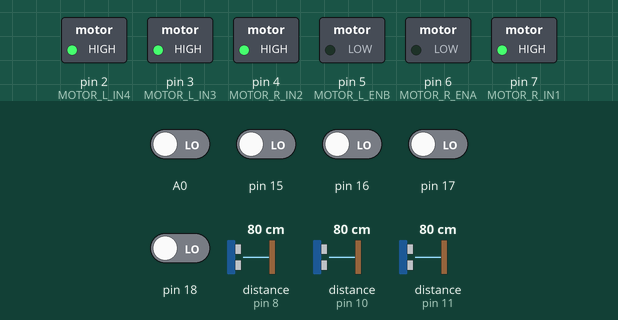
This sketch was run on a simulated Arduino Uno, built with avr-gcc and run on an emulated ATmega328P. On the bench: switched loads named in the sketch (green lamp = pin HIGH). Dashed ring = blinking. The test bench sets the inputs (shaded band); at power-on: A0, pin 15–18 LOW, distance to the obstacle (sensors on pin 11, pin 8, pin 10) 80 cm. The echo pulse lasts 58.3 µs per cm; what the sketch prints to the serial monitor is not drawn.

Above: at 1.2 s.
1.3 s: distance to the obstacle (sensor on pin 11) set to 64 cm
2.8 s: distance to the obstacle (sensor on pin 11) set to 53 cm
At 4.0 s:
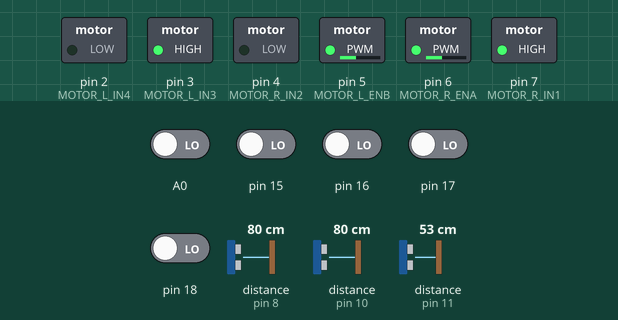
4.3 s: distance to the obstacle (sensor on pin 8) set to 53 cm
5.8 s: distance to the obstacle (sensor on pin 8) set to 44 cm
At 7.0 s:
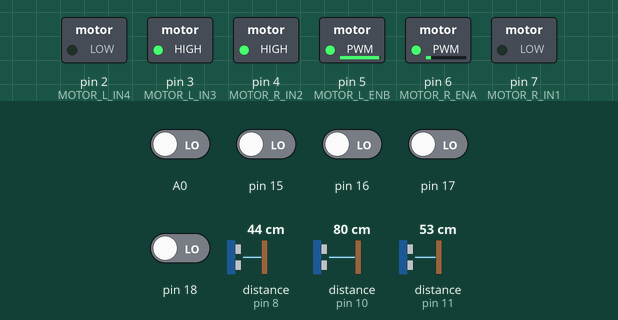
7.3 s: A0 driven HIGH
At 8.5 s:
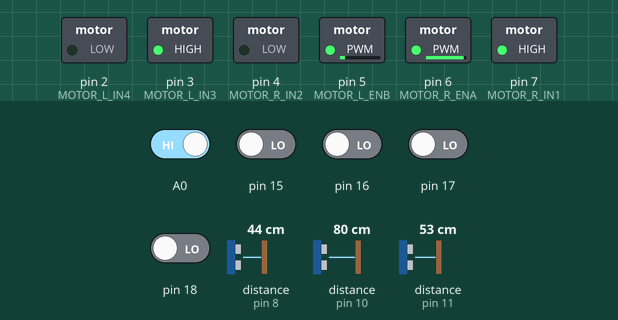
9.1 s: distance to the obstacle (sensor on pin 8) set to 22 cm
10.6 s: distance to the obstacle (sensor on pin 8) set to 18 cm
At 11.7 s:
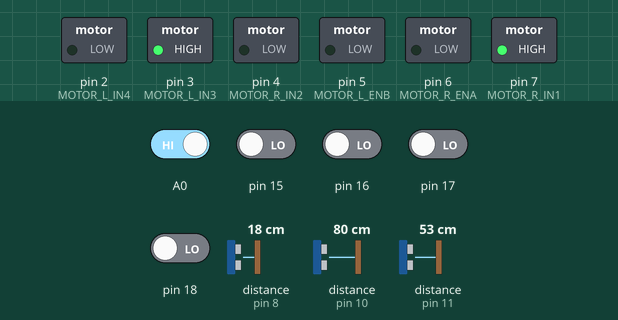
Timing chart, 0 to 13.1 s (numbered marks = the images above; inputs shaded):
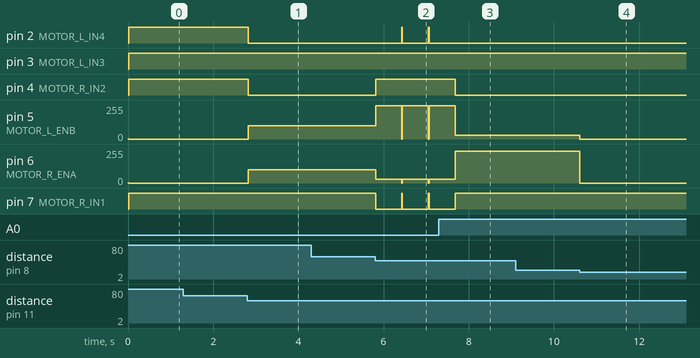

Measured:
- the behaviour switches between 59 and 58 cm on distance to the obstacle (sensor on pin 11) (found by bisection; images 0 and 1)
- the behaviour switches between 50 and 49 cm on distance to the obstacle (sensor on pin 8) (found by bisection; images 1 and 2)
- the behaviour switches between 20 and 19 cm on distance to the obstacle (sensor on pin 8) (found by bisection; images 3 and 4)
- after the input at 2.8 s, pin 2 (MOTOR_L_IN4), pin 4 (MOTOR_R_IN2): HIGH → LOW at once; pin 5 (MOTOR_L_ENB), pin 6 (MOTOR_R_ENA): 0/255 → 100/255 at once
- after the input at 5.8 s, pin 2 (MOTOR_L_IN4): alternates HIGH for 0.01 s and LOW for 0.61 s, starting after 0.63 s; pin 4 (MOTOR_R_IN2): LOW → HIGH at once; pin 5 (MOTOR_L_ENB): 100/255 → 250/255 at once; pin 6 (MOTOR_R_ENA): 100/255 → 30/255 at once; pin 7 (MOTOR_R_IN1): alternates HIGH for 0.01 s and LOW for 0.61 s, starting at once
- after the input at 7.3 s, pin 2 (MOTOR_L_IN4): stops changing and stays LOW; pin 4 (MOTOR_R_IN2): HIGH → LOW after 0.38 s; pin 7 (MOTOR_R_IN1): goes on until 7.7 s, then stays HIGH
- after the input at 10.6 s, pin 5 (MOTOR_L_ENB): 30/255 → 0/255 at once; pin 6 (MOTOR_R_ENA): 240/255 → 0/255 at once

The sketch:

line.track.1.ino
```cpp
#include <NewPing.h>
#define SONAR_NUM 3
#define MAX_DISTANCE 200

#define F_sonsr 8
#define R_sonsr 10
#define L_sonsr 11

#define MOTOR_R_IN1 7 //오른쪽 모터핀7
#define MOTOR_R_IN2 4 //오른쪽 모터핀4
#define MOTOR_R_ENA 6

#define MOTOR_L_IN3 3 //왼쪽 모터핀 3
#define MOTOR_L_IN4 2 //왼쪽 모터핀 2
#define MOTOR_L_ENB 5

 float R_sonar_Distance = 0.0;
float R_sonar_Distance_old = 0.0;
float R_sonar_Error = 0.0;

float L_sonar_Distance = 0.0;
float L_sonar_Distance_old = 0.0;
float L_sonar_Error = 0.0;

float F_sonar_Distance = 0.0;
float F_sonar_Distance_old = 0.0;
float F_sonar_Error = 0.0;

int speedmax = 100;

int WALL = 49;
int angle = 90;

int Speed = 50;//모터속도

int val = 0;
int Front_Distance = 0;

 NewPing sonar[SONAR_NUM] = {
NewPing(8, 8, MAX_DISTANCE),
NewPing(10, 10, MAX_DISTANCE),
NewPing(11, 11, MAX_DISTANCE)
};

void read_sonar_sensor(void) //초음파 센서 값을 읽는 함수
{
   R_sonar_Distance = sonar[1].ping_cm()*10.; //각자에 맞도록 센서 번호 설정
   L_sonar_Distance = sonar[2].ping_cm()*10.;
   F_sonar_Distance = sonar[0].ping_cm()*10.;
   if( R_sonar_Distance == 0) R_sonar_Distance = MAX_DISTANCE * 10.0;
   if( L_sonar_Distance == 0) L_sonar_Distance = MAX_DISTANCE * 10.0;
   if( F_sonar_Distance == 0) F_sonar_Distance = MAX_DISTANCE * 10.0;
}

int line_sensor[5]={0,0,0,0,0}; //배열을 선언

int read_line_sensor()
{
  int i; //i라는 정수변수를 선언
  int sum=0;
  int line_index=0;
  for(i=0;i<5;i++)
{
  line_sensor[i] = digitalRead(A0+i);
  sum += line_sensor[i];
  Serial.print(line_sensor[i]);
  Serial.print("  ");
}
  Serial.println("");
 //line_sensor[0] line_sensor[1] line_sensor[2] line_sensor[3] line_sensor[4]
 //     -4            -3             -2          -1   0  1  2    3  4

 if(sum==0) line_index = -10;
 if(sum==1)
{
  if( line_sensor[0]==1) line_index = -4;
  if( line_sensor[1]==1) line_index = -2;
  if( line_sensor[2]==1) line_index = 0;
  if( line_sensor[3]==1) line_index = 2;
  if( line_sensor[4]==1) line_index = 4;
}
 if(sum==2)
{
  if( (line_sensor[0]==1) && (line_sensor[1]==1) ) line_index = -3;
  if( (line_sensor[1]==1) && (line_sensor[2]==1) ) line_index = -1;
  if( (line_sensor[2]==1) && (line_sensor[3]==1) ) line_index = 1;
  if( (line_sensor[3]==1) && (line_sensor[4]==1) ) line_index = 3;
 }
Serial.print(line_index);
Serial.println("");

return line_index;
} //라인 센서 구동함수


void motor_control(int dir_l, int speed_l, int dir_r, int speed_r)
{
  if(dir_l==1) //전진
  {
    digitalWrite(MOTOR_L_IN3, HIGH);
    digitalWrite(MOTOR_L_IN4, LOW);
    analogWrite(MOTOR_L_ENB, speed_l);
  }
  else if(dir_l==-1) //후진
  {
    digitalWrite(MOTOR_L_IN3, LOW);
    digitalWrite(MOTOR_L_IN4, HIGH);
    analogWrite(MOTOR_L_ENB, speed_l);
  }
   else
   {
    digitalWrite(MOTOR_L_IN3, HIGH);
    digitalWrite(MOTOR_L_IN4, HIGH);
    analogWrite(MOTOR_L_ENB, 0);
   }
   if(dir_r==1) //전진
   {
    digitalWrite(MOTOR_R_IN1, HIGH);
    digitalWrite(MOTOR_R_IN2, LOW);
    analogWrite(MOTOR_R_ENA, speed_r);
   }
   else if(dir_r==-1) //후진
   {
    digitalWrite(MOTOR_R_IN1, LOW);
    digitalWrite(MOTOR_R_IN2, HIGH);
    analogWrite(MOTOR_R_ENA, speed_r);
   }
   else
   {
    digitalWrite(MOTOR_R_IN1, HIGH);
    digitalWrite(MOTOR_R_IN2, HIGH);
    analogWrite(MOTOR_R_ENA, 0);
   }

  }

int line_following(){

int index;
index =  read_line_sensor();
switch(index)
  {
    case -10 :   //정지
            motor_control(0,0,0,0);
            Serial.println("[-10]");
            break;
    case 0 :     //전진
             motor_control(1,speedmax,1,speedmax);
             Serial.println("[0]");
             break;
    case 1 :     //우회전
            motor_control(1,speedmax*1.7,1,speedmax*0.7);
            Serial.println("[1]");
            break;
    case 2 :     //우회전
            motor_control(1,speedmax*1.9,1,speedmax*0.6);
            Serial.println("[2]");
            break;
    case 3 :     //우회전
           motor_control(1,speedmax*2.1,1,speedmax*0.5);
            Serial.println("[3]");
            break;
    case 4 :     //우회전
            motor_control(1,speedmax*2.5,-1,speedmax*0.3);
            Serial.println("[4]");
            break;
    case -1 :     //좌회전
           motor_control(1,speedmax*0.7,1,speedmax*1.7);
           Serial.println("[-1]");
           break;
    case -2 :     //좌회전
           motor_control(1,speedmax*0.6,1,speedmax*1.9);
           Serial.println("[-2]");
           break;
    case -3 :     //좌회전
           motor_control(1,speedmax*0.5,1,speedmax*2.1);
           Serial.println("[-3]");
           break;
    case -4  :    //좌회전
           motor_control(1,speedmax*0.3,1,speedmax*2.4);
           Serial.println("[-4]");
           break;
    }
}

/*
float duration, distance;
  digitalWrite(F_sonsr, HIGH);
  delay(10);
  digitalWrite(F_sonsr, LOW);

  // echoPin 이 HIGH를 유지한 시간
  duration = pulseIn(F_sonsr, HIGH);
  // HIGH 였을 때 시간(초음파가 보냈다가 다시 들어온 시간)을 가지고 거리를 계산 한다.
  // 340은 초당 초음파(소리)의 속도, 10000은 밀리세컨드를 세컨드로, 왕복거리이므로 2로 나눠주면 거리가 cm 로 나옴
  distance = ((float)(340 * duration) / 10000) / 2;
  Serial.print("\nDIstance : ");
  Serial.println(distance);
*/

void setup(){
  pinMode(MOTOR_R_IN1,OUTPUT);
  pinMode(MOTOR_R_IN2,OUTPUT);
  analogWrite(MOTOR_R_ENA,HIGH);
  pinMode(MOTOR_L_IN3,OUTPUT);
  pinMode(MOTOR_L_IN4,OUTPUT);
  analogWrite(MOTOR_L_ENB,HIGH);

  Serial.begin(115200);

  }

  void Stop()
  {
    analogWrite(MOTOR_R_ENA,0);
    analogWrite(MOTOR_L_ENB,0);
  }

  void Run()
  {

    motor_control(1,Speed, 1,Speed);
  }

void cwroation(){
 if(F_sonar_Distance < 300){
      if(F_sonar_Distance < 200){
        Serial.println("150 이하");//후진
        delay(1000);
         motor_control(0,0,0,0); //정지
         delay(200);
      }
      else{
        motor_control(0,0,0,0); //정지
        delay(200);
        Serial.println("150 이상");
        if( val== 0){
          Serial.println("우회전");
          motor_control(0,0,0,0); //정지
          delay(500);
           motor_control(1,speedmax*2.5,-1,speedmax*0.3); //후진
           delay(800);
          }
         }
        }
}

void loop(){

int flag = 0;
if(flag == 0){
read_sonar_sensor();
read_line_sensor();
line_following();
int L = read_line_sensor();

   if(F_sonar_Distance < 200)
   {
    Serial.println("stop");
    Stop();
    delay(1000);
   }
   if((L == -10)&&(L_sonar_Distance < 600)) flag++;
}
    //if(mission==0)
     //line-fowllowing()

    //obstacle-detection(); //초음파센서 장애물이 있으면 멈춤 없으면 이동
    //int distance = ();
    //wall-detection(); - mission=1;

int line_follwing();


  if(flag == 1){
    read_sonar_sensor();
    Serial.println("Front_Distance");
      while(F_sonar_Distance > 500){
      motor_control(1,speedmax,1,speedmax);
      read_sonar_sensor();
      if(F_sonar_Distance < 500) break;
    }
     motor_control(1,speedmax*2.5,-1,speedmax*0.3);
   delay(600);

  }
}


//left_wall_tracking();
//cwrotation()
//center_tracking()
```

line.3.c
```cpp
#include <NewPing.h>
#define SONAR_NUM 3
#define MAX_DISTANCE 200

#define F_sonsr 8
#define R_sonsr 10
#define L_sonsr 11

#define MOTOR_R_IN1 7 //오른쪽 모터핀7
#define MOTOR_R_IN2 4 //오른쪽 모터핀4
#define MOTOR_R_ENA 6

#define MOTOR_L_IN3 3 //왼쪽 모터핀 3
#define MOTOR_L_IN4 2 //왼쪽 모터핀 2
#define MOTOR_L_ENB 5

 float R_sonar_Distance = 0.0;
float R_sonar_Distance_old = 0.0;
float R_sonar_Error = 0.0;

float L_sonar_Distance = 0.0;
float L_sonar_Distance_old = 0.0;
float L_sonar_Error = 0.0;

float F_sonar_Distance = 0.0;
float F_sonar_Distance_old = 0.0;
float F_sonar_Error = 0.0;

int speedmax = 90;

int WALL = 49;
int angle = 90;

int Speed = 50;//모터속도


 NewPing sonar[SONAR_NUM] = {
NewPing(8, 8, MAX_DISTANCE),
NewPing(10, 10, MAX_DISTANCE),
NewPing(11, 11, MAX_DISTANCE)
};

void read_sonar_sensor(void) //초음파 센서 값을 읽는 함수
{
   R_sonar_Distance = sonar[1].ping_cm()*10.; //각자에 맞도록 센서 번호 설정
   L_sonar_Distance = sonar[2].ping_cm()*10.;
   F_sonar_Distance = sonar[0].ping_cm()*10.;
   if( R_sonar_Distance == 0) R_sonar_Distance = MAX_DISTANCE * 10.0;
   if( L_sonar_Distance == 0) L_sonar_Distance = MAX_DISTANCE * 10.0;
   if( F_sonar_Distance == 0) F_sonar_Distance = MAX_DISTANCE * 10.0;
}

int line_sensor[5]={0,0,0,0,0}; //배열을 선언

int read_line_sensor()
{
  int i; //i라는 정수변수를 선언
  int sum=0;
  int line_index=0;
  for(i=0;i<5;i++)
{
  line_sensor[i] = digitalRead(A0+i);
  sum += line_sensor[i];
  Serial.print(line_sensor[i]);
  Serial.print("  ");
}
  Serial.println("");
 //line_sensor[0] line_sensor[1] line_sensor[2] line_sensor[3] line_sensor[4]
 //     -4            -3             -2          -1   0  1  2    3  4

 if(sum==5) line_index = -10;
 if(sum==1)
{
  if( line_sensor[0]==1) line_index = -4;
  if( line_sensor[1]==1) line_index = -2;
  if( line_sensor[2]==1) line_index = 0;
  if( line_sensor[3]==1) line_index = 2;
  if( line_sensor[4]==1) line_index = 4;
}
 if(sum==2)
{
  if( (line_sensor[0]==1) && (line_sensor[1]==1) ) line_index = -3;
  if( (line_sensor[1]==1) && (line_sensor[2]==1) ) line_index = -1;
  if( (line_sensor[2]==1) && (line_sensor[3]==1) ) line_index = 1;
  if( (line_sensor[3]==1) && (line_sensor[4]==1) ) line_index = 3;
 }
Serial.print(line_index);
Serial.println("");

return line_index;
} //라인 센서 구동함수


void setup(){
  pinMode(MOTOR_R_IN1,OUTPUT);
  pinMode(MOTOR_R_IN2,OUTPUT);
  analogWrite(MOTOR_R_ENA,HIGH);
  pinMode(MOTOR_L_IN3,OUTPUT);
  pinMode(MOTOR_L_IN4,OUTPUT);
  analogWrite(MOTOR_L_ENB,HIGH);


  Serial.begin(115200);

  }


void motor_control(int dir_l, int speed_l, int dir_r, int speed_r)
{
  if(dir_l==1) //전진
  {
    digitalWrite(MOTOR_L_IN3, HIGH);
    digitalWrite(MOTOR_L_IN4, LOW);
    analogWrite(MOTOR_L_ENB, speed_l);
  }
  else if(dir_l==-1) //후진
  {
    digitalWrite(MOTOR_L_IN3, LOW);
    digitalWrite(MOTOR_L_IN4, HIGH);
    analogWrite(MOTOR_L_ENB, speed_l);
  }
   else
   {
    digitalWrite(MOTOR_L_IN3, HIGH);
    digitalWrite(MOTOR_L_IN4, HIGH);
    analogWrite(MOTOR_L_ENB, 0);
   }
   if(dir_r==1) //전진
   {
    digitalWrite(MOTOR_R_IN1, HIGH);
    digitalWrite(MOTOR_R_IN2, LOW);
    analogWrite(MOTOR_R_ENA, speed_r);
   }
   else if(dir_r==-1) //후진
   {
    digitalWrite(MOTOR_R_IN1, LOW);
    digitalWrite(MOTOR_R_IN2, HIGH);
    analogWrite(MOTOR_R_ENA, speed_r);
   }
   else
   {
    digitalWrite(MOTOR_R_IN1, HIGH);
    digitalWrite(MOTOR_R_IN2, HIGH);
    analogWrite(MOTOR_R_ENA, 0);
   }

  }


void loop(){
  int index;
  index = read_line_sensor();


  int value = digitalRead(F_sonar_Distance);
  if(value == 0){
    digitalWrite(MOTOR_R_IN1,0);
    digitalWrite(MOTOR_R_IN2,0);
    digitalWrite(MOTOR_L_IN3,0);
    digitalWrite(MOTOR_L_IN4,0);
  }

  switch(index)
  {
    case -10 :   //정지
            motor_control(0,0,0,0);
            Serial.println("[-10]");
            break;
    case 0 :     //전진
             motor_control(1,speedmax,1,speedmax);
             Serial.println("[0]");
             break;
    case 1 :     //우회전
            motor_control(1,speedmax,1,speedmax*0.7);
            Serial.println("[1]");
            break;
    case 2 :     //우회전
            motor_control(1,speedmax,1,speedmax*0.6);
            Serial.println("[2]");
            break;
    case 3 :     //우회전
           motor_control(1,speedmax,1,speedmax*0.5);
            Serial.println("[3]");
            break;
    case 4 :     //우회전
            motor_control(1,speedmax,-1,speedmax*0.3);
            Serial.println("[4]");
            break;
    case -1 :     //좌회전
           motor_control(1,speedmax*0.7,1,speedmax);
           Serial.println("[-1]");
           break;
    case -2 :     //좌회전
           motor_control(1,speedmax*0.6,1,speedmax);
           Serial.println("[-2]");
           break;
    case -3 :     //좌회전
           motor_control(1,speedmax*0.5,1,speedmax);
           Serial.println("[-3]");
           break;
    case -4  :    //좌회전
           motor_control(-1,speedmax*0.3,1,speedmax);
           Serial.println("[-4]");
           break;
    }


    //if(mission==0)
     //line-fowllowing()

    //obstacle-detection(); //초음파센서 장애물이 있으면 멈춤 없으면 이동
    //int distance = ();


    //wall-detection(); - mission=1;
  }

//left_wall_tracking();
int line_follwing(){;

if(WALL<50){
  if(angle>90){
  motor_control(1,100,1,50);
  }

}

//cwrotation()
//center_tracking()
}
```
